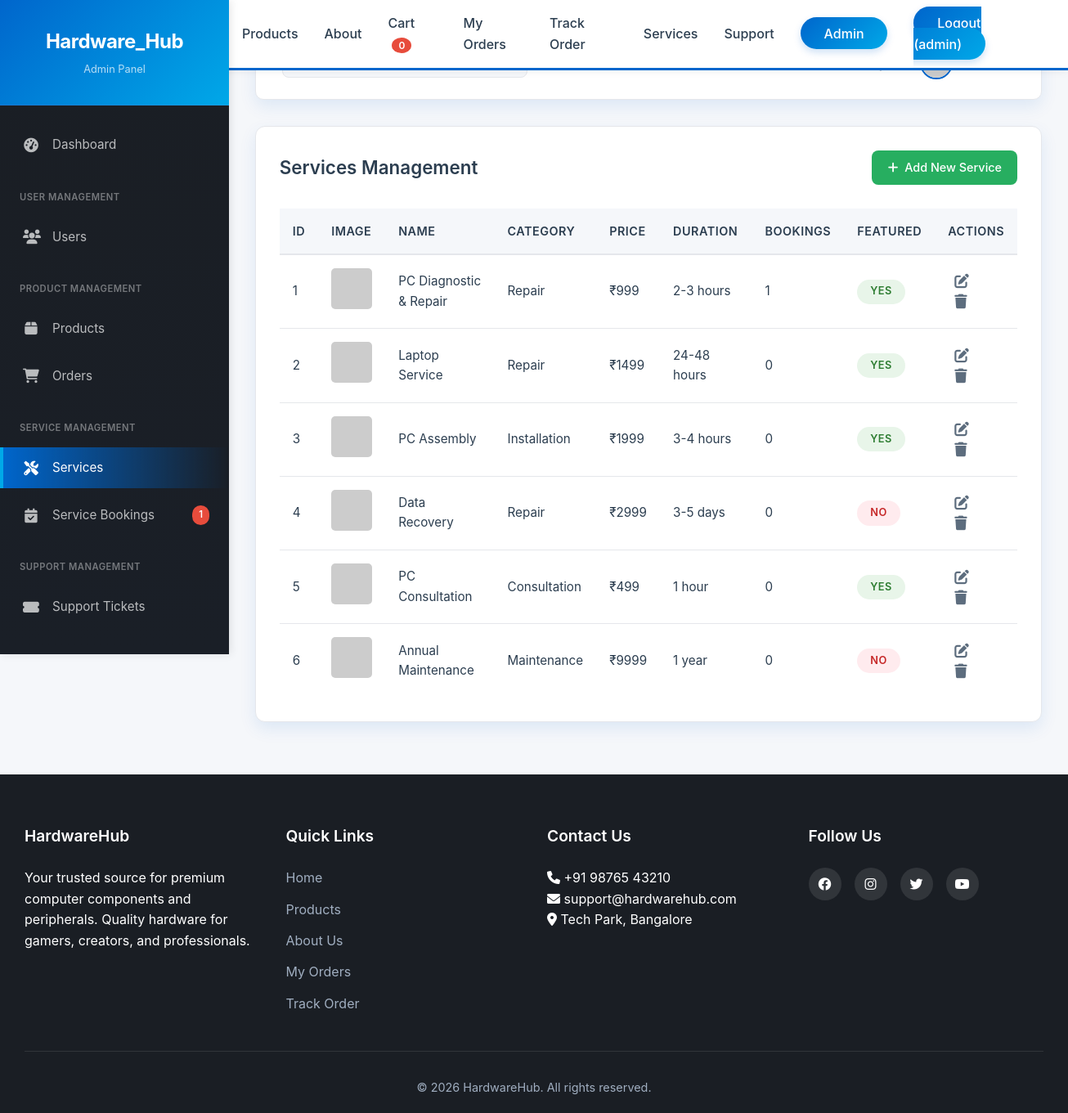
/admin/services (signed in), run on the app's committed database.
### app.py (models this page shows, shortened)
class User(UserMixin, db.Model):
    id = db.Column(db.Integer, primary_key=True)
    username = db.Column(db.String(80), unique=True, nullable=False)
    email = db.Column(db.String(120), unique=True, nullable=False)
    password_hash = db.Column(db.String(200), nullable=False)
    phone = db.Column(db.String(15))
    address = db.Column(db.Text)
    is_admin = db.Column(db.Boolean, default=False)
    created_at = db.Column(db.DateTime, default=datetime.utcnow)
    orders = db.relationship('Order', backref='user', lazy=True)
    service_bookings = db.relationship('ServiceBooking', backref='user', lazy=True)
    support_tickets = db.relationship('SupportTicket', backref='user', lazy=True)

class Service(db.Model):
    id = db.Column(db.Integer, primary_key=True)
    name = db.Column(db.String(100), nullable=False)
    category = db.Column(db.String(50), nullable=False)
    description = db.Column(db.Text, nullable=False)
    price = db.Column(db.Integer, nullable=False)
    duration = db.Column(db.String(50))
    includes = db.Column(db.Text)
    image = db.Column(db.String(200))
    featured = db.Column(db.Boolean, default=False)
    created_at = db.Column(db.DateTime, default=datetime.utcnow)
    bookings = db.relationship('ServiceBooking', backref='service', lazy=True)

### app.py (the view)
@app.route('/admin/services')
@login_required
@admin_required
def admin_services():
    services = Service.query.all()
    open_tickets_count = SupportTicket.query.filter_by(status='open').count()
    unread_bookings_count = ServiceBooking.query.filter_by(status='pending').count()
    return render_template('admin/services.html', services=services,
                         open_tickets_count=open_tickets_count,
                         unread_bookings_count=unread_bookings_count)

### app.py (called while the page is built)
def admin_required(f):
    @wraps(f)
    def decorated_function(*args, **kwargs):
        if not current_user.is_authenticated or not current_user.is_admin:
            flash('You need admin privileges to access this page.', 'danger')
            return redirect(url_for('index'))
        return f(*args, **kwargs)
    return decorated_function

@login_manager.user_loader
def load_user(user_id):
    return User.query.get(int(user_id))

### templates/admin/services.html (shortened to what this page needs)
{% extends "base.html" %}
{% block extra_css %}
<link rel="stylesheet" href="{{ url_for('static', filename='css/admin.css') }}">
{% endblock %}
{% block content %}
<div class="admin-container">
    {% include 'admin/sidebar.html' %}
    <main class="admin-main">
        <div class="admin-top-bar">
            <div class="admin-search">
            </div>
            <div class="admin-user">
                <div class="admin-notifications">
                    <span class="notification-badge">{{ open_tickets_count + unread_bookings_count }}</span>
                </div>
                <div class="admin-profile">
                    <span>{{ current_user.username }}</span>
                </div>
            </div>
        </div>
        <div class="admin-table-container">
            <div class="admin-table-header">
                <h2>Services Management</h2>
                <a href="{{ url_for('admin_add_service') }}" class="admin-btn admin-btn-success">
                    <i class="fas fa-plus"></i> Add New Service
                </a>
            </div>
            <table class="admin-table" id="servicesTable">
                <thead>
                    <tr>
                        <th>ID</th>
                        <th>Image</th>
                        <th>Name</th>
                        <th>Category</th>
                        <th>Price</th>
                        <th>Duration</th>
                        <th>Bookings</th>
                        <th>Featured</th>
                        <th>Actions</th>
                    </tr>
                </thead>
                <tbody>
                    {% for service in services %}
                    <tr>
                        <td>{{ service.id }}</td>
                        <td>
                            {% if service.image %}
                            <img src="{{ url_for('static', filename='img/services/' + service.image) }}" alt="{{ service.name }}" style="width: 50px; height: 50px; object-fit: cover; border-radius: 5px;">
                            {% else %}
                            <img src="https://via.placeholder.com/50?text=Service" alt="No image" style="width: 50px; height: 50px; object-fit: cover; border-radius: 5px;">
                            {% endif %}
                        </td>
                        <td>{{ service.name }}</td>
                        <td>{{ service.category }}</td>
                        <td>₹{{ service.price }}</td>
                        <td>{{ service.duration }}</td>
                        <td>{{ service.bookings|length }}</td>
                        <td>
                            {% if service.featured %}
                            <span class="status-badge status-active">Yes</span>
                            {% else %}
                            <span class="status-badge status-inactive">No</span>
                            {% endif %}
                        </td>
                        <td>
                            <a href="{{ url_for('admin_edit_service', service_id=service.id) }}" class="action-icon edit" title="Edit">
                                <i class="fas fa-edit"></i>
                            </a>
                            <form method="POST" action="{{ url_for('admin_delete_service', service_id=service.id) }}" style="display: inline;" onsubmit="return confirm('Are you sure you want to delete this service?');">
                                <button type="submit" style="background: none; border: none; cursor: pointer;" class="action-icon delete" title="Delete">
                                    <i class="fas fa-trash"></i>
                                </button>
                            </form>
                        </td>
                    </tr>
                    {% endfor %}
                </tbody>
            </table>
        </div>
    </main>
</div>
{% endblock %}

### templates/base.html (shortened to what this page needs)
<!DOCTYPE html>
<html lang="en">
<head>
    <link rel="stylesheet" href="{{ url_for('static', filename='css/style.css') }}">
    {% block extra_css %}{% endblock %}
    <link rel="stylesheet" href="https://cdnjs.cloudflare.com/ajax/libs/font-awesome/6.0.0/css/all.min.css">
    <link rel="stylesheet" href="https://unpkg.com/leaflet@1.9.4/dist/leaflet.css" />
</head>
<body>
    <nav class="navbar">
        <div class="container">
            <div class="nav-content">
                <div class="logo">Hardware<span>Hub</span></div>
                <ul class="nav-links">
                    <li><a href="{{ url_for('index') }}" {% if request.endpoint == 'index' %}class="active"{% endif %}>Home</a></li>
                    <li><a href="{{ url_for('products') }}" {% if request.endpoint == 'products' %}class="active"{% endif %}>Products</a></li>
                    <li><a href="{{ url_for('about') }}" {% if request.endpoint == 'about' %}class="active"{% endif %}>About</a></li>
                    <li><a href="{{ url_for('cart') }}">Cart <span class="cart-count">0</span></a></li>
                    <li><a href="{{ url_for('orders') }}" {% if request.endpoint == 'orders' %}class="active"{% endif %}>My Orders</a></li>
                    <li><a href="{{ url_for('tracking') }}" {% if request.endpoint == 'tracking' %}class="active"{% endif %}>Track Order</a></li>
                    <li><a href="{{ url_for('services') }}" {% if request.endpoint == 'services' or request.endpoint == 'service_detail' or request.endpoint == 'book_service' %}class="active"{% endif %}>Services</a></li>
<li><a href="{{ url_for('support') }}" {% if request.endpoint == 'support' or request.endpoint == 'new_ticket' or request.endpoint == 'my_tickets' %}class="active"{% endif %}>Support</a></li>
                    {% if current_user.is_authenticated and current_user.is_admin %}
                        <li><a href="{{ url_for('admin_dashboard') }}" class="admin-link">Admin</a></li>
                    {% endif %}
                    {% if current_user.is_authenticated %}
                        <li><a href="#" class="logout-btn" id="logoutBtn">Logout ({{ current_user.username }})</a></li>
                    {% else %}
                        <li><a href="{{ url_for('login') }}" class="login-btn" id="loginNavBtn">Login</a></li>
                    {% endif %}
                </ul>
            </div>
        </div>
    </nav>
    {% block content %}{% endblock %}
    <footer class="footer">
        <div class="container">
            <div class="footer-content">
                <div class="footer-section">
                    <h3>HardwareHub</h3>
                    <p>Your trusted source for premium computer components and peripherals. Quality hardware for gamers, creators, and professionals.</p>
                </div>
                <div class="footer-section">
                    <h4>Quick Links</h4>
                    <ul>
                        <li><a href="{{ url_for('index') }}">Home</a></li>
                        <li><a href="{{ url_for('products') }}">Products</a></li>
                        <li><a href="{{ url_for('about') }}">About Us</a></li>
                        <li><a href="{{ url_for('orders') }}">My Orders</a></li>
                        <li><a href="{{ url_for('tracking') }}">Track Order</a></li>
                    </ul>
                </div>
                <div class="footer-section">
                    <h4>Contact Us</h4>
                    <p><i class="fas fa-phone"></i> +91 98765 43210</p>
                    <p><i class="fas fa-envelope"></i> support@hardwarehub.com</p>
                    <p><i class="fas fa-map-marker-alt"></i> Tech Park, Bangalore</p>
                </div>
                <div class="footer-section">
                    <h4>Follow Us</h4>
                    <div class="social-links">
                        <a href="#"><i class="fab fa-facebook"></i></a>
                        <a href="#"><i class="fab fa-instagram"></i></a>
                        <a href="#"><i class="fab fa-twitter"></i></a>
                        <a href="#"><i class="fab fa-youtube"></i></a>
                    </div>
                </div>
            </div>
            <div class="footer-bottom">
                <p>&copy; 2026 HardwareHub. All rights reserved.</p>
            </div>
        </div>
    </footer>
</body>
</html>

### static/css/style.css (style rules this page uses)
:root { --primary-blue: #0066CC; --secondary-blue: #004999; --accent-cyan: #00A8E8; --dark-bg: #1A1E24; --light-bg: #F5F7FA; --card-bg: #FFFFFF; --text-primary: #2C3E50; --text-secondary: #5D6D7E; --success-green: #27AE60; --warning-orange: #F39C12; --danger-red: #E74C3C; --shadow: 0 8px 20px rgba(0, 102, 204, 0.1); --shadow-hover: 0 12px 30px rgba(0, 102, 204, 0.2); --transition: all 0.3s ease; --border-radius: 10px; --border-radius-sm: 5px; }
* { margin: 0; padding: 0; box-sizing: border-box; }
html { scroll-behavior: smooth; }
body { font-family: 'Inter', 'Segoe UI', system-ui, -apple-system, sans-serif; color: var(--text-primary); line-height: 1.6; background: var(--light-bg); overflow-x: hidden; }
.container { max-width: 1400px; margin: 0 auto; padding: 0 30px; }
.navbar { background: var(--card-bg); box-shadow: 0 2px 10px rgba(0,0,0,0.05); position: fixed; top: 0; width: 100%; z-index: 1000; animation: slideDown 0.5s ease; border-bottom: 3px solid var(--primary-blue); }
.nav-content { display: flex; justify-content: space-between; align-items: center; padding: 1rem 0; }
.logo { font-size: 1.8rem; font-weight: 700; color: var(--text-primary); animation: fadeIn 1s ease; letter-spacing: -0.5px; }
.logo span { color: var(--primary-blue); background: linear-gradient(135deg, var(--primary-blue), var(--accent-cyan)); -webkit-background-clip: text; -webkit-text-fill-color: transparent; }
.nav-links { display: flex; list-style: none; gap: 2rem; align-items: center; }
.nav-links a { text-decoration: none; color: var(--text-primary); font-weight: 500; transition: var(--transition); position: relative; font-size: 1rem; }
.nav-links a::after { content: ''; position: absolute; bottom: -5px; left: 0; width: 0; height: 3px; background: linear-gradient(90deg, var(--primary-blue), var(--accent-cyan)); transition: var(--transition); border-radius: 2px; }
.login-btn, .logout-btn, .admin-link { background: linear-gradient(135deg, var(--primary-blue), var(--accent-cyan)); color: white !important; padding: 0.6rem 1.8rem; border-radius: 30px; font-weight: 600; cursor: pointer; border: none; box-shadow: 0 4px 10px rgba(0, 102, 204, 0.2); }
.login-btn::after, .logout-btn::after, .admin-link::after { display: none; }
.cart-count { background: var(--danger-red); color: white; border-radius: 50%; padding: 2px 8px; font-size: 0.75rem; margin-left: 5px; font-weight: 600; }
.footer { background: var(--dark-bg); color: white; padding: 60px 0 20px; }
.footer-content { display: grid; grid-template-columns: repeat(auto-fit, minmax(250px, 1fr)); gap: 2rem; margin-bottom: 2rem; }
.footer-section h3, .footer-section h4 { margin-bottom: 1.5rem; color: white; font-size: 1.2rem; font-weight: 600; }
.footer-section ul { list-style: none; }
.footer-section ul li { margin-bottom: 0.8rem; }
.footer-section a { color: #A0AEC0; text-decoration: none; transition: var(--transition); }
.social-links { display: flex; gap: 1rem; }
.social-links a { width: 40px; height: 40px; background: rgba(255,255,255,0.1); border-radius: 50%; display: flex; align-items: center; justify-content: center; transition: var(--transition); color: white; }
.footer-bottom { text-align: center; padding-top: 2rem; border-top: 1px solid rgba(255,255,255,0.1); color: #A0AEC0; font-size: 0.9rem; }

### data on the page
User: username "admin"
Service: id "1", name "PC Diagnostic & Repair", category "Repair", price "999", duration "2-3 hours", bookings|length "1", featured "YES"
Service: id "2", name "Laptop Service", category "Repair", price "1499", duration "24-48 hours", bookings|length "0", featured "YES"
Service: id "3", name "PC Assembly", category "Installation", price "1999", duration "3-4 hours", bookings|length "0", featured "YES"
Service: id "4", name "Data Recovery", category "Repair", price "2999", duration "3-5 days", bookings|length "0", featured "NO"
Service: id "5", name "PC Consultation", category "Consultation", price "499", duration "1 hour", bookings|length "0", featured "YES"
Service: id "6", name "Annual Maintenance", category "Maintenance", price "9999", duration "1 year", bookings|length "0", featured "NO"

### other printed values
{{ unread_bookings_count }} "1"
